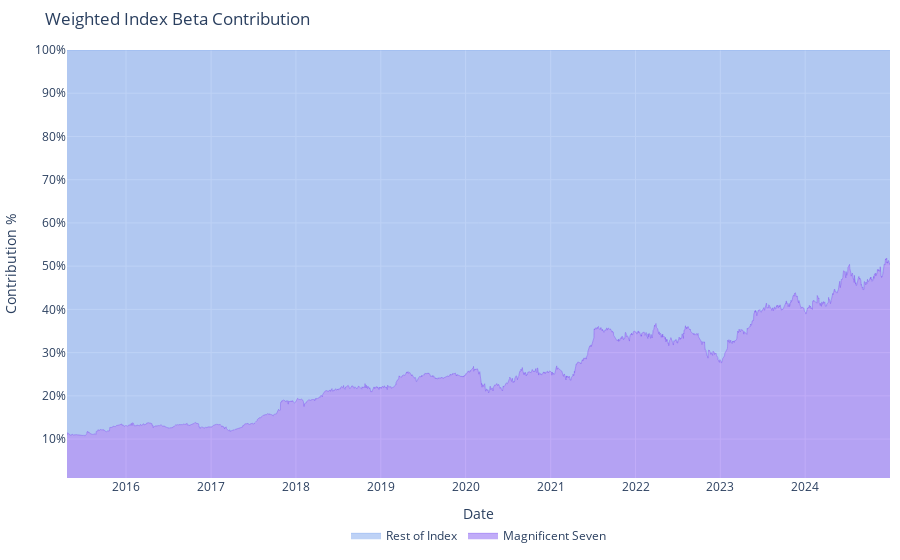

The code cell stored with this chart in its notebook:
### Markdown cell above
*ii)* Weighted Index Beta Contribution

### Code cell
fig = go.Figure()


fig.add_trace(
    go.Scatter(
        x = weighted_beta_ts[window:].index,
        y = weighted_beta_ts[window:],
        name = 'Magnificent Seven',
        mode='lines',
        line=dict(width=0.5, color='rgb(131, 90, 241)'),
        stackgroup='one',
        groupnorm='percent'
    )
)

fig.add_trace(go.Scatter(
    x= weighted_beta_ts[window:].index,
    y = 1 - weighted_beta_ts[window:], 
    mode='lines',
    name = 'Rest of Index',
    line=dict(width=0.5, color='rgb(127, 166, 238)'),
    stackgroup='one'
))

fig.update_layout(title = 'Weighted Index Beta Contribution',
                  showlegend=True,yaxis=dict(type='linear',range=[1, 100],ticksuffix='%'),
                  margin=dict(l=10, r=10, t=50, b=10),
                  legend=dict(orientation="h",yanchor="top",y=-0.1,xanchor="center",x=0.5)
                )
fig.update_yaxes(title = "Contribution %")
fig.update_xaxes(title = 'Date')
fig.show()

### Figure 1 — Plotly figure (JSON) as saved in the notebook; plotly's stock layout.template omitted (floating-point values rounded to 4 significant figures; data arrays with more than 128 entries replaced by an {"elided": "..."} marker saying what was removed)
{"data": [{"groupnorm": "percent", "line": {"color": "rgb(131, 90, 241)", "width": 0.5}, "mode": "lines", "name": "Magnificent Seven", "stackgroup": "one", "type": "scatter", "x": {"elided": "2282 str values"}, "y": {"elided": "2282 float values"}}, {"line": {"color": "rgb(127, 166, 238)", "width": 0.5}, "mode": "lines", "name": "Rest of Index", "stackgroup": "one", "type": "scatter", "x": {"elided": "2282 str values"}, "y": {"elided": "2282 float values"}}], "layout": {"legend": {"orientation": "h", "x": 0.5, "xanchor": "center", "y": -0.1, "yanchor": "top"}, "margin": {"b": 10, "l": 10, "r": 10, "t": 50}, "showlegend": true, "title": {"text": "Weighted Index Beta Contribution"}, "xaxis": {"title": {"text": "Date"}}, "yaxis": {"range": [1, 100], "ticksuffix": "%", "title": {"text": "Contribution %"}, "type": "linear"}}}
